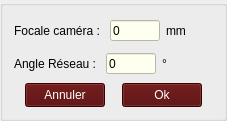
<?xml version="1.0" encoding="UTF-8"?>
<ui version="4.0">
 <class>GroupBox</class>
 <widget class="QGroupBox" name="GroupBox">
  <property name="geometry">
   <rect>
    <x>0</x>
    <y>0</y>
    <width>227</width>
    <height>121</height>
   </rect>
  </property>
  <property name="windowTitle">
   <string>SHG </string>
  </property>
  <property name="styleSheet">
   <string notr="true">QMainWindow {color : white ; background-color : rgb(64,64,64)}
QPushButton { color: white; background-color: rgb(80,0,0) }
QPushButton::default {  color: white; background-color: rgb(100,0,0); border: 1px solid rgb(100,0,0) ;border-radius:6px}
QPushButton::default::pressed {  color: white; background-color: rgb(40,0,0); border: 1px solid rgb(100,0,0) ;border-radius:6px}
QLineEdit { color: black; background-color: ivory }

</string>
  </property>
  <property name="title">
   <string/>
  </property>
  <layout class="QVBoxLayout" name="verticalLayout">
   <item>
    <layout class="QHBoxLayout" name="horizontalLayout_3">
     <item>
      <widget class="QLabel" name="label_3">
       <property name="text">
        <string>Focale caméra : </string>
       </property>
      </widget>
     </item>
     <item>
      <widget class="QLineEdit" name="shg_focale_camera_text">
       <property name="maximumSize">
        <size>
         <width>50</width>
         <height>21</height>
        </size>
       </property>
       <property name="text">
        <string>0</string>
       </property>
      </widget>
     </item>
     <item>
      <widget class="QLabel" name="label_4">
       <property name="text">
        <string>mm</string>
       </property>
      </widget>
     </item>
    </layout>
   </item>
   <item>
    <layout class="QHBoxLayout" name="horizontalLayout_4">
     <item>
      <widget class="QLabel" name="label_5">
       <property name="text">
        <string>Angle Réseau : </string>
       </property>
      </widget>
     </item>
     <item>
      <widget class="QLineEdit" name="shg_angle_reseau_text">
       <property name="maximumSize">
        <size>
         <width>50</width>
         <height>21</height>
        </size>
       </property>
       <property name="text">
        <string>0</string>
       </property>
      </widget>
     </item>
     <item>
      <widget class="QLabel" name="label_6">
       <property name="text">
        <string>°</string>
       </property>
      </widget>
     </item>
    </layout>
   </item>
   <item>
    <layout class="QHBoxLayout" name="horizontalLayout_2">
     <item>
      <widget class="QPushButton" name="cancel_btn">
       <property name="maximumSize">
        <size>
         <width>80</width>
         <height>24</height>
        </size>
       </property>
       <property name="text">
        <string>Annuler</string>
       </property>
      </widget>
     </item>
     <item>
      <widget class="QPushButton" name="ok_btn">
       <property name="maximumSize">
        <size>
         <width>80</width>
         <height>24</height>
        </size>
       </property>
       <property name="text">
        <string>Ok</string>
       </property>
      </widget>
     </item>
    </layout>
   </item>
  </layout>
 </widget>
 <resources/>
 <connections/>
</ui>
